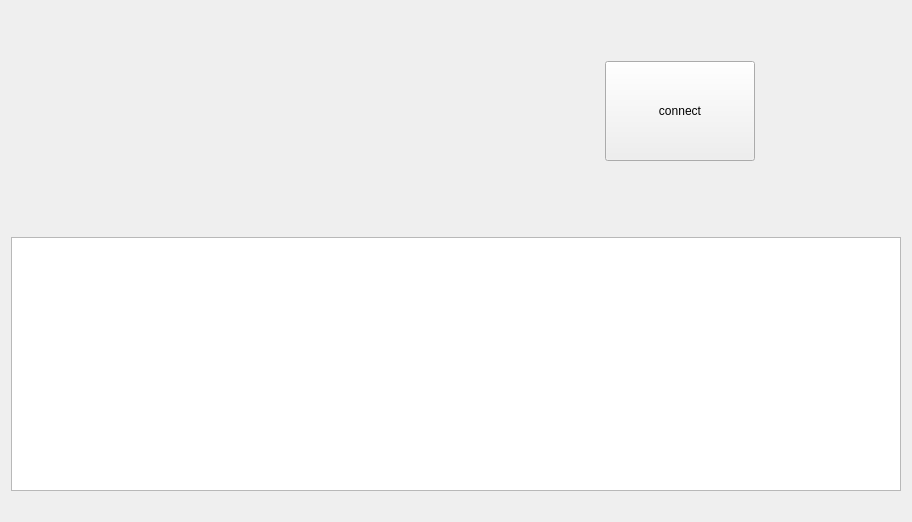
<?xml version="1.0" encoding="UTF-8"?>
<ui version="4.0">
 <class>MainWindow</class>
 <widget class="QWidget" name="MainWindow">
  <property name="geometry">
   <rect>
    <x>0</x>
    <y>0</y>
    <width>912</width>
    <height>522</height>
   </rect>
  </property>
  <property name="windowTitle">
   <string>Form</string>
  </property>
  <layout class="QVBoxLayout" name="verticalLayout_2">
   <item>
    <layout class="QVBoxLayout" name="verticalLayout">
     <item>
      <layout class="QHBoxLayout" name="horizontalLayout">
       <item>
        <spacer name="horizontalSpacer_2">
         <property name="orientation">
          <enum>Qt::Horizontal</enum>
         </property>
         <property name="sizeType">
          <enum>QSizePolicy::Maximum</enum>
         </property>
         <property name="sizeHint" stdset="0">
          <size>
           <width>40</width>
           <height>20</height>
          </size>
         </property>
        </spacer>
       </item>
       <item>
        <widget class="QLabel" name="Screen">
         <property name="minimumSize">
          <size>
           <width>300</width>
           <height>200</height>
          </size>
         </property>
         <property name="maximumSize">
          <size>
           <width>300</width>
           <height>200</height>
          </size>
         </property>
         <property name="text">
          <string/>
         </property>
        </widget>
       </item>
       <item>
        <spacer name="horizontalSpacer">
         <property name="orientation">
          <enum>Qt::Horizontal</enum>
         </property>
         <property name="sizeType">
          <enum>QSizePolicy::Maximum</enum>
         </property>
         <property name="sizeHint" stdset="0">
          <size>
           <width>40</width>
           <height>20</height>
          </size>
         </property>
        </spacer>
       </item>
       <item>
        <widget class="QPushButton" name="Connect">
         <property name="minimumSize">
          <size>
           <width>150</width>
           <height>100</height>
          </size>
         </property>
         <property name="maximumSize">
          <size>
           <width>150</width>
           <height>100</height>
          </size>
         </property>
         <property name="text">
          <string>connect</string>
         </property>
        </widget>
       </item>
       <item>
        <spacer name="horizontalSpacer_3">
         <property name="orientation">
          <enum>Qt::Horizontal</enum>
         </property>
         <property name="sizeType">
          <enum>QSizePolicy::Maximum</enum>
         </property>
         <property name="sizeHint" stdset="0">
          <size>
           <width>40</width>
           <height>20</height>
          </size>
         </property>
        </spacer>
       </item>
      </layout>
     </item>
    </layout>
   </item>
   <item>
    <spacer name="verticalSpacer">
     <property name="orientation">
      <enum>Qt::Vertical</enum>
     </property>
     <property name="sizeType">
      <enum>QSizePolicy::Maximum</enum>
     </property>
     <property name="sizeHint" stdset="0">
      <size>
       <width>20</width>
       <height>20</height>
      </size>
     </property>
    </spacer>
   </item>
   <item>
    <widget class="QListWidget" name="Contacts"/>
   </item>
   <item>
    <spacer name="verticalSpacer_2">
     <property name="orientation">
      <enum>Qt::Vertical</enum>
     </property>
     <property name="sizeType">
      <enum>QSizePolicy::Maximum</enum>
     </property>
     <property name="sizeHint" stdset="0">
      <size>
       <width>20</width>
       <height>20</height>
      </size>
     </property>
    </spacer>
   </item>
  </layout>
 </widget>
 <resources/>
 <connections/>
</ui>
